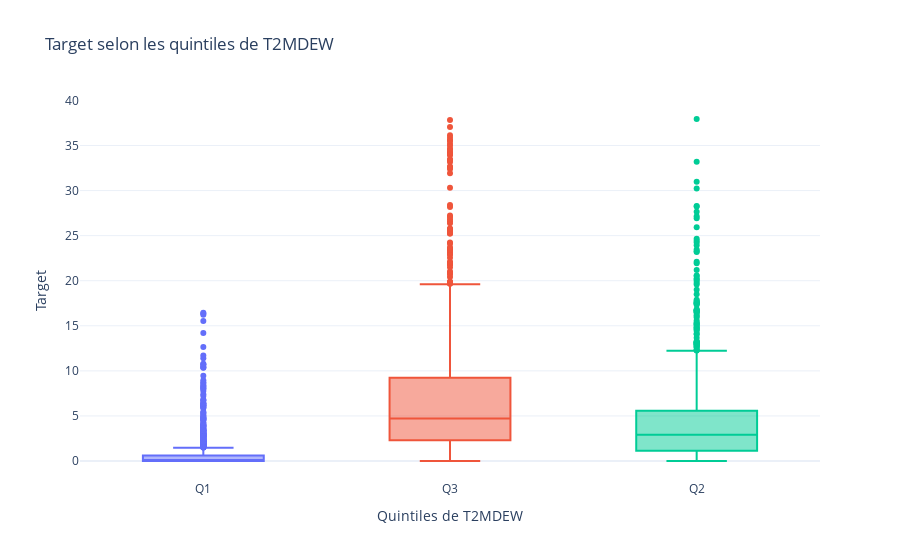

Notebook source saved alongside this figure:
### Markdown cell above
### recodage de l humidite specifique car rapportant la meme information que humidite relative

### Code cell
# 'QV2M'

def plot_target_by_quintile(df, variable='QV2M', target='TARGET', q=5):
    """
    Affiche un boxplot de TARGET en fonction des quintiles d'une variable continue.
    """
    df = df[[variable, target]].dropna()
    df['quintile'] = pd.qcut(df[variable], q=q, labels=[f'Q{i+1}' for i in range(q)])
    
    fig = px.box(df, x='quintile', y=target, color='quintile',
                 title=f"{target} selon les quintiles de {variable}",
                 labels={'quintile': f'Quintiles de {variable}', target: target})
    
    fig.update_layout(showlegend=False, template='plotly_white')
    return fig

plot_target_by_quintile(train.query('Target<=38')
                        , variable='T2MDEW', target='Target', q=3)

### Figure 1 — Plotly figure (JSON) as saved in the notebook; plotly's stock layout.template omitted (floating-point values rounded to 4 significant figures; data arrays with more than 128 entries replaced by an {"elided": "..."} marker saying what was removed)
{"data": [{"alignmentgroup": "True", "hovertemplate": "Quintiles de T2MDEW=%{x}<br>Target=%{y}<extra></extra>", "legendgroup": "Q1", "marker": {"color": "#636efa"}, "name": "Q1", "notched": false, "offsetgroup": "Q1", "orientation": "v", "showlegend": true, "type": "box", "x": {"elided": "1183 str values"}, "x0": " ", "xaxis": "x", "y": {"elided": "1183 float values"}, "y0": " ", "yaxis": "y"}, {"alignmentgroup": "True", "hovertemplate": "Quintiles de T2MDEW=%{x}<br>Target=%{y}<extra></extra>", "legendgroup": "Q3", "marker": {"color": "#EF553B"}, "name": "Q3", "notched": false, "offsetgroup": "Q3", "orientation": "v", "showlegend": true, "type": "box", "x": {"elided": "1181 str values"}, "x0": " ", "xaxis": "x", "y": {"elided": "1181 float values"}, "y0": " ", "yaxis": "y"}, {"alignmentgroup": "True", "hovertemplate": "Quintiles de T2MDEW=%{x}<br>Target=%{y}<extra></extra>", "legendgroup": "Q2", "marker": {"color": "#00cc96"}, "name": "Q2", "notched": false, "offsetgroup": "Q2", "orientation": "v", "showlegend": true, "type": "box", "x": {"elided": "1178 str values"}, "x0": " ", "xaxis": "x", "y": {"elided": "1178 float values"}, "y0": " ", "yaxis": "y"}], "layout": {"boxmode": "overlay", "legend": {"title": {"text": "Quintiles de T2MDEW"}, "tracegroupgap": 0}, "showlegend": false, "title": {"text": "Target selon les quintiles de T2MDEW"}, "xaxis": {"anchor": "y", "categoryarray": ["Q1", "Q3", "Q2"], "categoryorder": "array", "domain": [0, 1], "title": {"text": "Quintiles de T2MDEW"}}, "yaxis": {"anchor": "x", "domain": [0, 1], "title": {"text": "Target"}}}}
